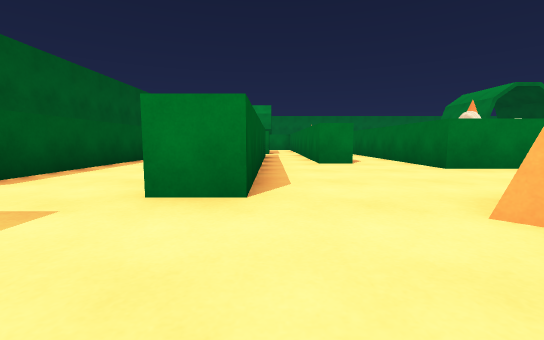
[1] (above)

24 first-person views from a walk through a 3-D level made in the Unity game engine. The camera is 0.55 m above the floor, tilts 6° down and sees 90° across. The floor is counted in squares, 1 m on a side. Each view is taken from the middle of a square. On the plan, view 1 faces up. The plan holds only what a view shows up to about 9 squares ahead; the rest is blank. The player is left out.

[2]
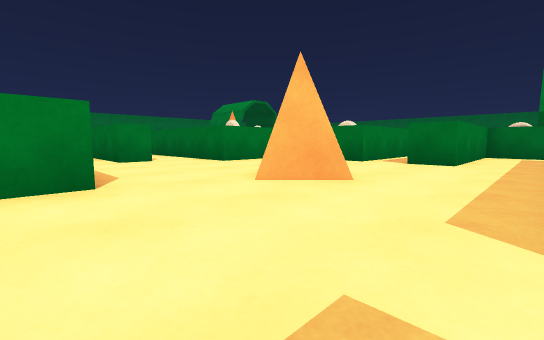

[3]
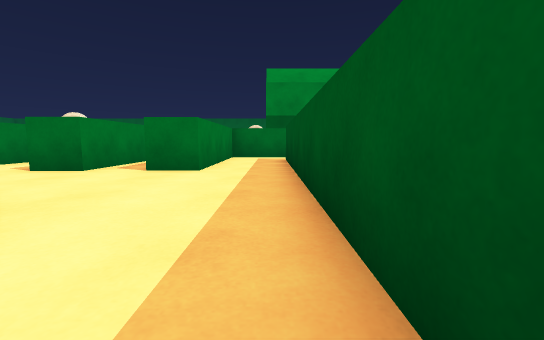

[4]
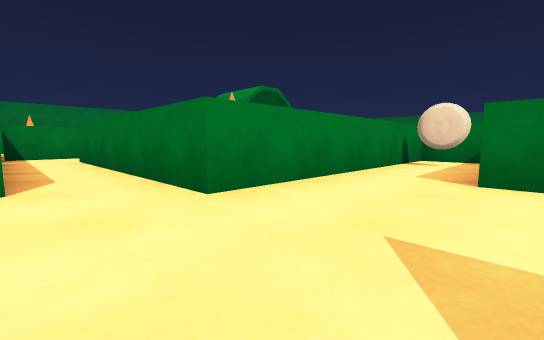

[5]
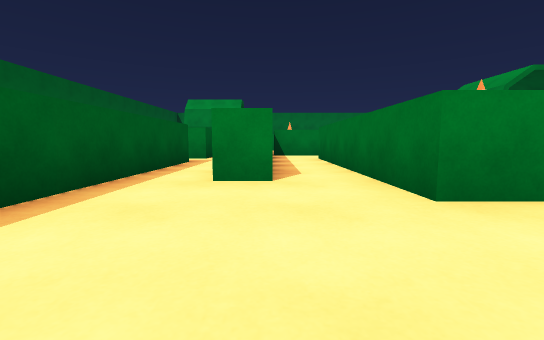

[6]
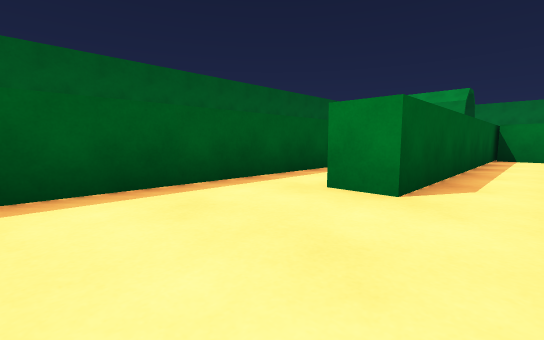

[7]
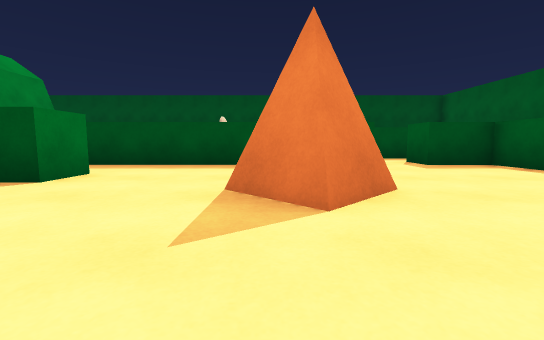

[8]
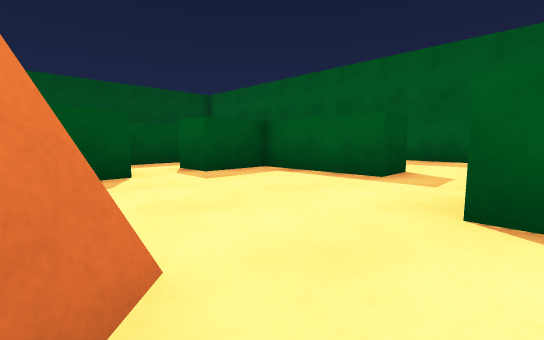

[9]
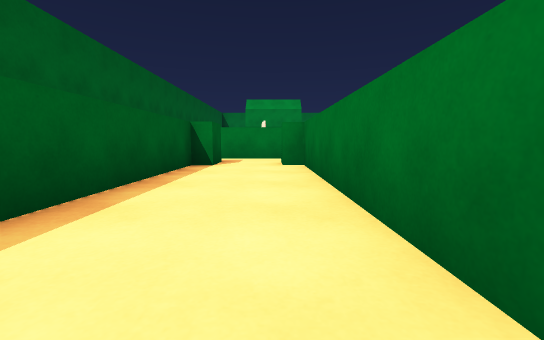

[10]
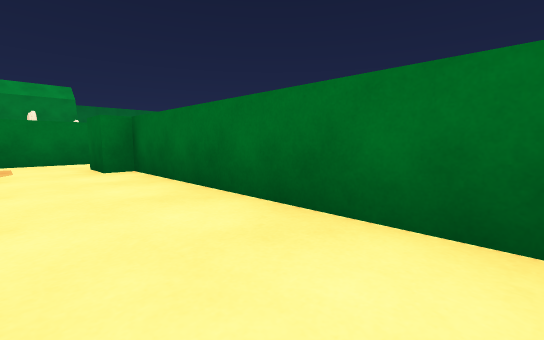

[11]
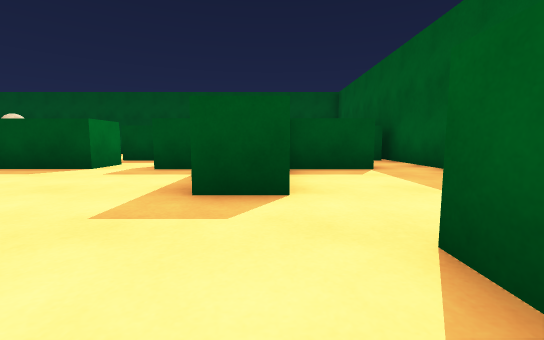

[12]
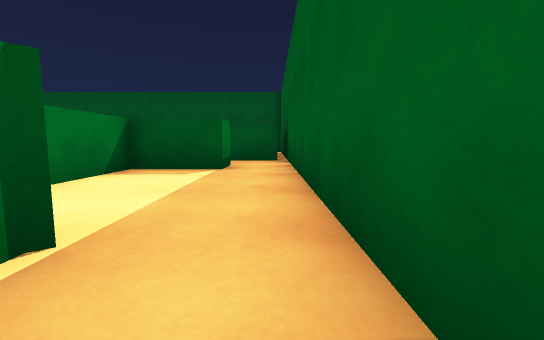

[13]
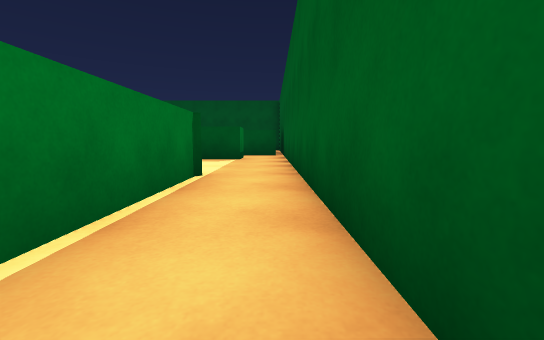

[14]
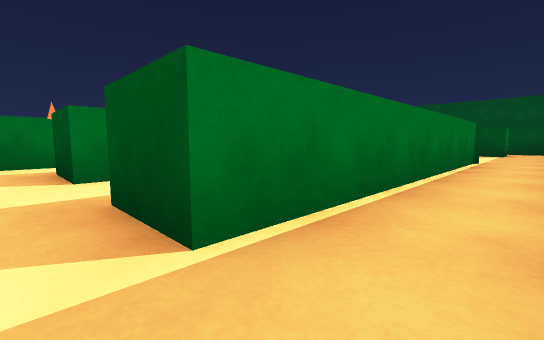

[15]
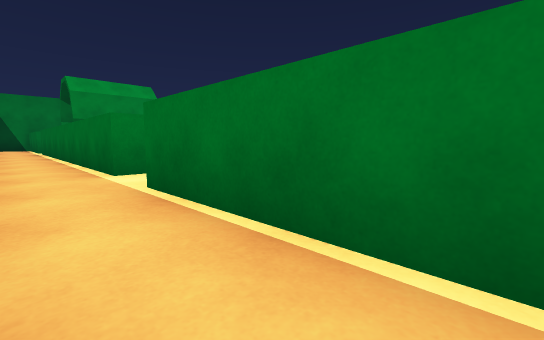

[16]
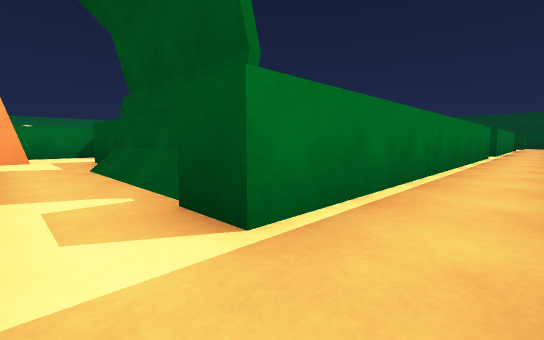

[17]
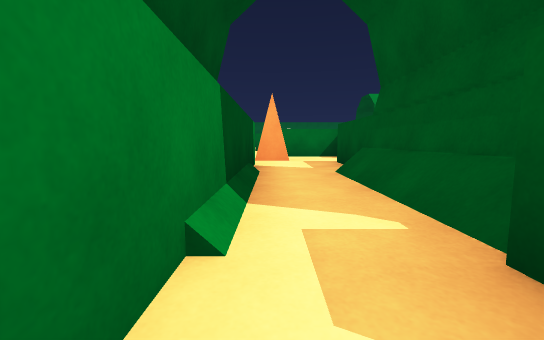

[18]
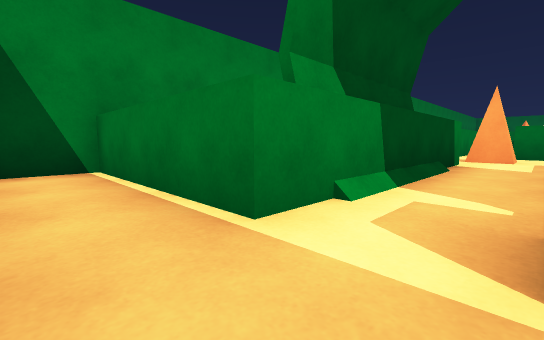

[19]
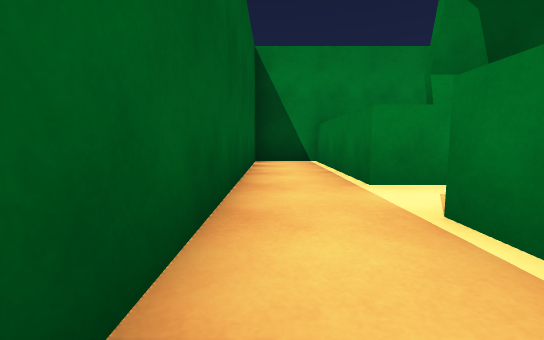

[20]
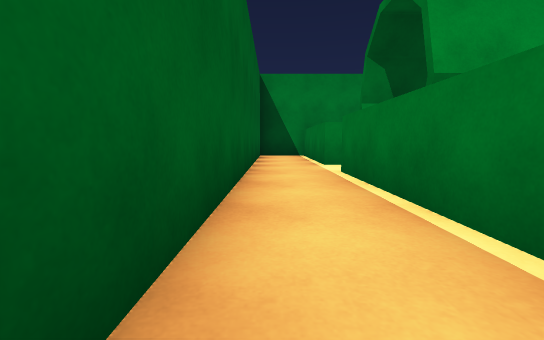

[21]
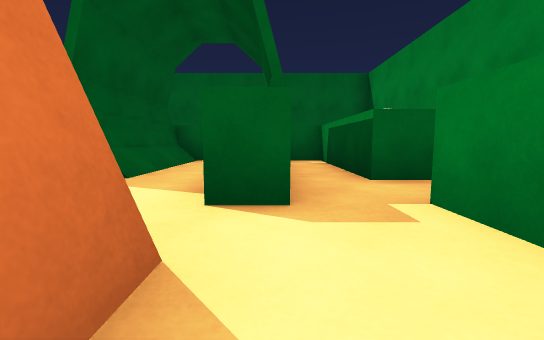

[22]
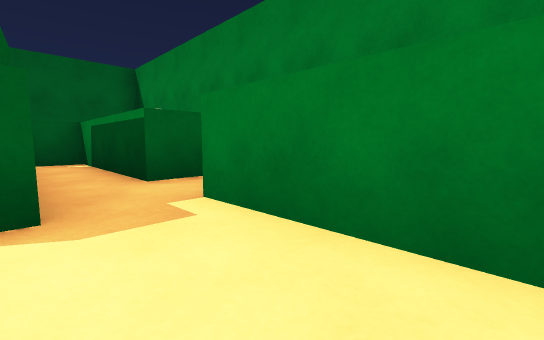

[23]
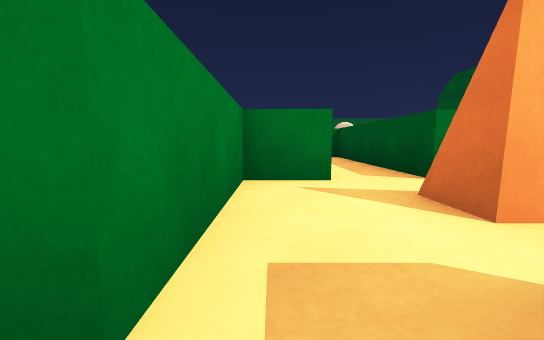

[24]
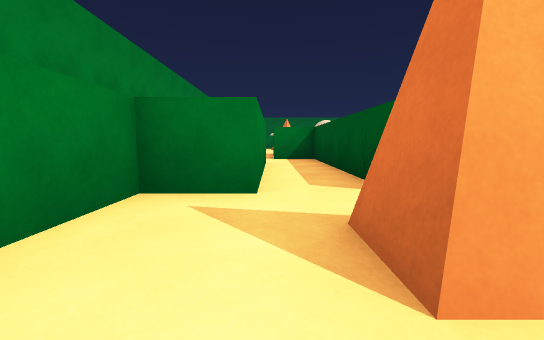

### Floor plan
Points are (right, up) in squares from view 1. A wall is a line through its corners. A room is listed if a view was taken in it or the views show most of it. See-through windows are left out.
Room 1 (views 1, 2, 3, 4, 5, 6, 7, 8)
walls: (2.6, 2.8) (3.5, 1.8); (2.7, 1) (1.7, 1.9) (2.4, 2.6) (3.2, 1.8); (6, 1.2) (6.8, 1.2); (8.6, 2.6) (6.1, 2.6) (6.1, 3.6); (0.6, -1.4) (9.2, -1.4); (-2.2, 1.2) (-2.2, -1.4) (-0.7, -1.4); (10.5, 4) (10.5, 5.5) (3.5, 5.5) (3.5, 11.9); (10.5, -1) (10.5, 0.4) (6.1, 0.4) (6.1, 1.5); (-0.2, 10.3) (-0.2, 2.6) (-1.2, 2.6); (3.9, 13.7) (2, 13.7); (2, 14.6) (2, 6.8) (1.2, 6.8)
ways out: opening at (-2, 2) to room 2; opening at (0, -2) to room 6; opening at (4, 12.5)
objects: other object (9, 5)
Room 2 (views 9, 10, 11)
walls: (-3.9, 9.4) (-3.9, 2.6); (1.2, 6.8) (1.2, 11.1); (-1.2, 3.6) (-1.2, 9.4) (-1.8, 9.4) (-1.8, 10.3) (-0.2, 10.3); (-3.4, 10.3) (-3.4, 9.4); (-0.1, 11.8) (-3.6, 11.8)
ways out: opening at (-2, 2) to room 1; opening at (-3, 2) to room 3; opening at (-4, 11) to room 4
Room 3 (views 12, 13, 15)
walls: (-4.8, 2.6) (-4.8, 10.3); (-3.2, 1.2) (-2.2, 1.2); (-6.5, 6.6) (-6.5, -1.5); (-5, -1.4) (-3.2, -1.4) (-3.2, 0.6)
ways out: opening at (-3, 2) to room 2; opening at (-6, 10) to room 4; opening at (-6, -2) to room 5
Room 4 (views 14, 16, 17, 18, 19, 20, 21, 22, 23, 24)
walls: (1.7, 24.2) (1.7, 23.4) (-4.8, 23.4) (-4.8, 27.6) (-6.5, 27.6) (-6.5, 17.4); (0.2, 26.4) (0.2, 25.4) (-3.9, 25.4) (-3.9, 24.5); (3.6, 22.6) (2.9, 22.6) (2.9, 23.4) (3.8, 23.4); (4.8, 21) (4.8, 22.7) (10.5, 22.7) (10.5, 24); (8.5, 24.2) (4.8, 24.2) (4.8, 25.4) (1.5, 25.4); (-3.6, 11.8) (-4.8, 11.8) (-4.8, 21.9) (-3.9, 21.9) (-3.9, 21.3) (2.2, 21.3); (-4.8, 10.3) (-3.4, 10.3)
ways out: opening at (-4, 11) to room 2; opening at (-6, 10) to room 3; opening at (1, 26); opening at (3, 21); opening at (10, 24)
Room 5 (no view inside)
walls: (-5, -2.5) (-5, -1.4); (-6.2, -3.8) (-4.7, -3.8); (-6.5, -1.5) (-6.5, -5)
ways out: opening at (-6, -2) to room 3; opening at (-4.5, -3)
Room 6 (no view inside)
walls: (0.6, -2.5) (0.6, -1.4); (-0.5, -3.8) (1.4, -3.8); (-0.7, -1.4) (-0.7, -2.5)
ways out: opening at (0, -2) to room 1; opening at (-1, -3); opening at (1, -3)

Where each view was taken, in squares from view 1:
view 1: 0 up, 0 right, facing up
view 2: 1 down, 1 left, facing up-right
view 3: 1 down, 1 right, facing right
view 4: 3 up, 2 right, facing up-right
view 5: 3 up, 2 right, facing up
view 6: 4 up, 3 right, facing up-left
view 7: 5 up, 3 right, facing down
view 8: 3 up, 2 right, facing down-left
view 9: 3 up, 2 left, facing up
view 10: 4 up, 3 left, facing up-right
view 11: 4 up, 3 left, facing down
view 12: 4 up, 6 left, facing down
view 13: 7 up, 6 left, facing down
view 14: 11 up, 6 left, facing down-right
view 15: 7 up, 6 left, facing up-right
view 16: 23 up, 6 left, facing down-right
view 17: 23 up, 5 left, facing right
view 18: 22 up, 6 left, facing up-right
view 19: 20 up, 6 left, facing up
view 20: 17 up, 6 left, facing up
view 21: 24 up, 4 right, facing left
view 22: 24 up, 4 right, facing up-left
view 23: 25 up, 1 right, facing right
view 24: 24 up, 2 right, facing right
